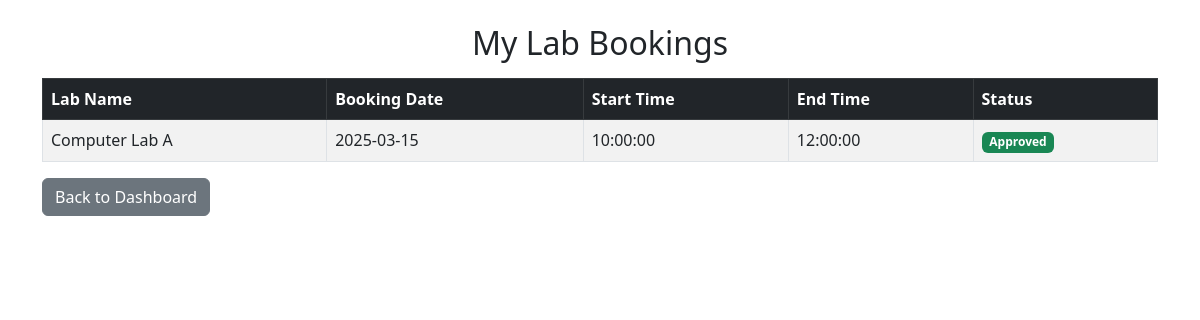
The app's page /Student/track_bookings.php (signed in) with its own data.
### tables this page shows
CREATE TABLE lab_bookings (
    booking_id INT AUTO_INCREMENT PRIMARY KEY,
    user_id INT NOT NULL,
    lab_id INT NOT NULL,
    booking_date DATE NOT NULL,
    start_time TIME NOT NULL,
    end_time TIME NOT NULL,
    status ENUM('pending', 'approved', 'rejected') DEFAULT 'pending',
    FOREIGN KEY (user_id) REFERENCES users(user_id) ON DELETE CASCADE,
    FOREIGN KEY (lab_id) REFERENCES laboratories(lab_id) ON DELETE CASCADE
);

CREATE TABLE laboratories (
    lab_id INT AUTO_INCREMENT PRIMARY KEY,
    lab_name VARCHAR(100) NOT NULL,
    location VARCHAR(100) NOT NULL,
    capacity INT NOT NULL,
    status ENUM('available', 'occupied', 'maintenance') DEFAULT 'available'
);

### Student/track_bookings.php (the view, shortened to what this page needs)
<?php
include '../db_connect.php';
$user_id = $_SESSION['user_id'];
$sql = "SELECT lb.booking_id, l.lab_name, lb.booking_date, lb.start_time, lb.end_time, lb.status
        FROM lab_bookings lb
        JOIN laboratories l ON lb.lab_id = l.lab_id
        WHERE lb.user_id = ?";
$stmt = $conn->prepare($sql);
$stmt->bind_param("i", $user_id);
$stmt->execute();
$result = $stmt->get_result();
?>
<!DOCTYPE html>
<html lang="en">
<head>
    <link href="https://cdn.jsdelivr.net/npm/bootstrap@5.3.0/dist/css/bootstrap.min.css" rel="stylesheet">
</head>
<body>
<div class="container mt-4">
    <h2 class="text-center">My Lab Bookings</h2>
    <table class="table table-bordered table-striped mt-3">
        <thead class="table-dark">
            <tr>
                <th>Lab Name</th>
                <th>Booking Date</th>
                <th>Start Time</th>
                <th>End Time</th>
                <th>Status</th>
            </tr>
        </thead>
        <tbody>
            <?php while ($row = $result->fetch_assoc()) { ?>
                <tr>
                    <td><?= htmlspecialchars($row['lab_name']); ?></td>
                    <td><?= htmlspecialchars($row['booking_date']); ?></td>
                    <td><?= htmlspecialchars($row['start_time']); ?></td>
                    <td><?= htmlspecialchars($row['end_time']); ?></td>
                    <td>
                        <?php
                        $status = $row['status'];
                        $badge_class = ($status == 'approved') ? 'success' : (($status == 'rejected') ? 'danger' : 'warning');
                        ?>
                        <span class="badge bg-<?= $badge_class; ?>"><?= ucfirst($status); ?></span>
                    </td>
                </tr>
            <?php } ?>
        </tbody>
    </table>
    <a href="student_dashboard.php" class="btn btn-secondary">Back to Dashboard</a>
</div>
</body>
</html>

### records on screen
lab_bookings: lab.lab_name "Computer Lab A", booking_date "2025-03-15", start_time "10:00:00", end_time "12:00:00", status "Approved"
